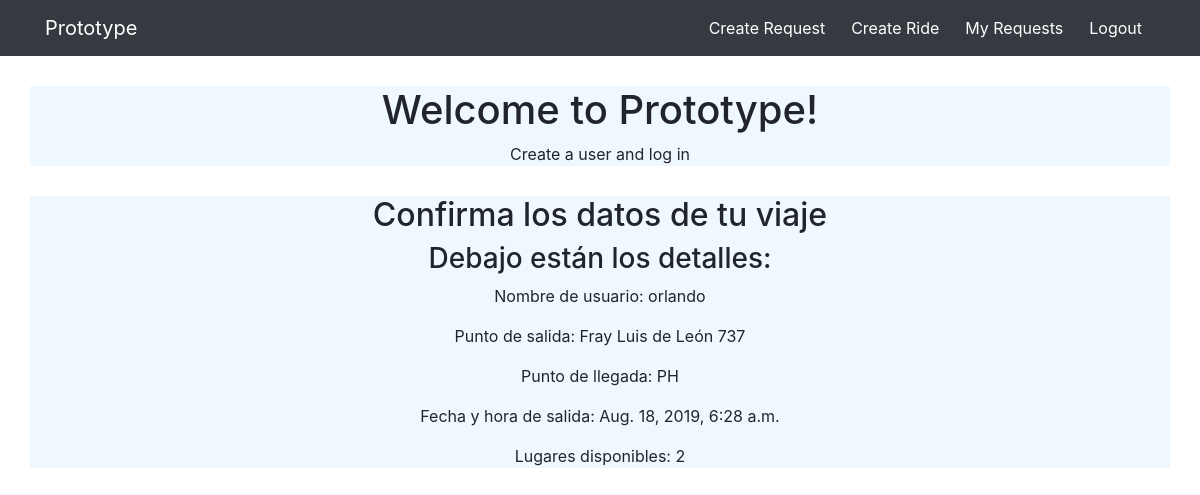
Page /trips/confirm/orlando/24/ (signed in) on the committed database.
### trips/models.py (models this page shows, shortened)
class Trip(models.Model):
    DESTINATIONS = [
    ('BLVD', 'Boulevard ASIA'),
    ('PH', 'Punta Hermosa'),
    ('PARACAS', 'Paracas'),
    ('ELROS', 'El Rosario'),
    ('CERROA',  'Cerro Azul')
    ]
    SPACES = [
    (1,1), (2,2), (3,3), (4,4), (5,5)
    ]
    user = models.ForeignKey(User, related_name="trips", on_delete = models.CASCADE)
    created_at = models.DateTimeField(auto_now=True, null=False)
    date_request = models.DateTimeField(auto_now = False, default = datetime.now(), null = False, editable = True)
    origin = models.CharField(max_length=100, null=False)
    places = models.SmallIntegerField(choices = SPACES, null=False)
    destination = models.CharField(max_length=64, choices = DESTINATIONS)
    description = models.TextField(blank = True, default = '')

### trips/views.py (the view)
# urls.py: url(r'confirm/(?P<username>[-\w]+)/(?P<pk>\d+)/$', views.TripConfirm.as_view(), name = 'confirm_trip')
class TripConfirm(LoginRequiredMixin, SelectRelatedMixin, generic.DetailView):
    model = models.Trip
    select_related = ('user',)
    def get_queryset(self):
        queryset = super().get_queryset()
        return queryset.filter(
            user__username__iexact=self.kwargs.get("username")
        )

### trips/templates/trips/trip_detail.html
{% extends 'base.html' %}
{% block content %}
  <div class="container" id="tripconftitle" style="text-align:center">
    <h2>Confirma los datos de tu viaje</h2>
    <h3>Debajo están los detalles:</h3>
    <p>Nombre de usuario: {{user.username}}</p>
    <p>Punto de salida: {{trip.origin}}</p>
    <p>Punto de llegada: {{trip.destination}}</p>
    <p>Fecha y hora de salida: {{trip.date_request}}</p>
    <p>Lugares disponibles: {{trip.places}}</p>
  </div>
{% endblock %}

### static/css/master.css (style rules this page uses)
#tripconftitle { text-align: right; background-color: #F0F8FF; margin-top: 30px; }

### rows in the picture
Trip: origin "Fray Luis de León 737", destination "PH", date_request "Aug. 18, 2019, 6:28 a.m.", places "2"

### other values in the picture
{{ user.username }} "orlando"
